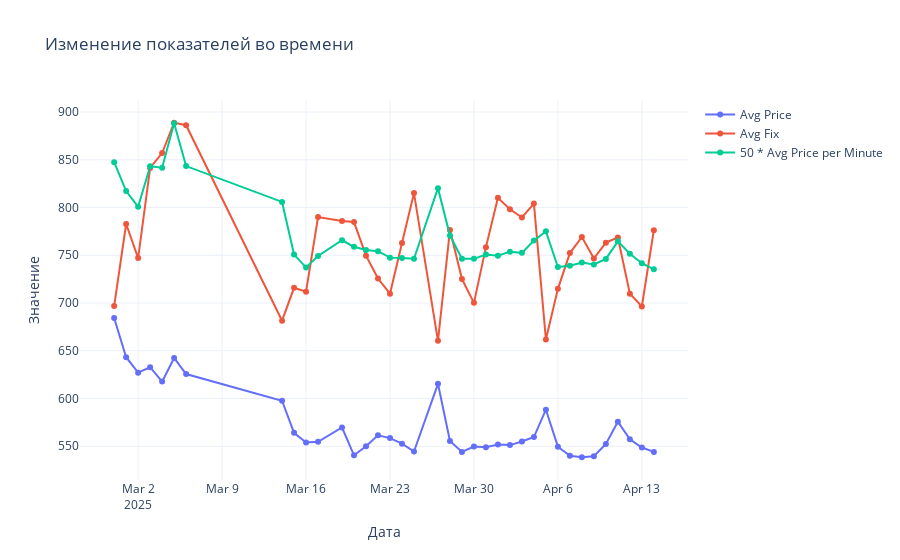

The notebook cell this image was saved under:
### Code cell
make_monitoring_plot_city("data/cars/средние цены на тарифы за день сити.csv")
